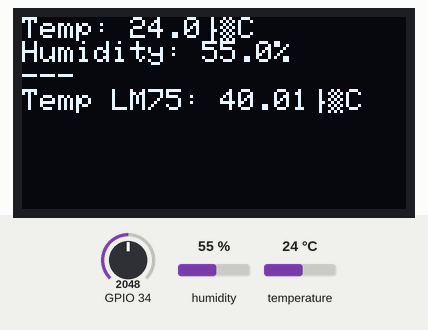
Simulated run of this sketch. Board: ESP32. Parts: 128×64 one-colour display. The test bench sets the inputs (shaded band); at power-on: humidity 55 %, GPIO 34 = 2048, temperature 24 °C. WiFi joins after 1.5 s; servers stay silent unless stated; the local clock reads 2024-03-15 10:24:30 at power-on unless the sketch sets it; what the sketch prints to the serial monitor is not drawn.

Above: at 2.7 s.
2.8 s: humidity set to 22 %
At 4.4 s:
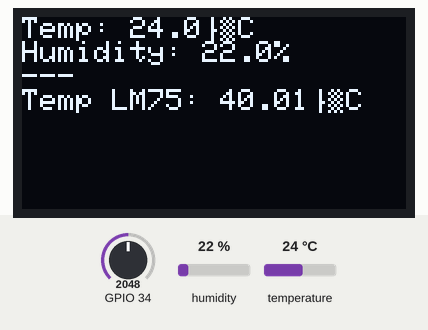
5.5 s: GPIO 34 set to 2866
At 7.1 s:
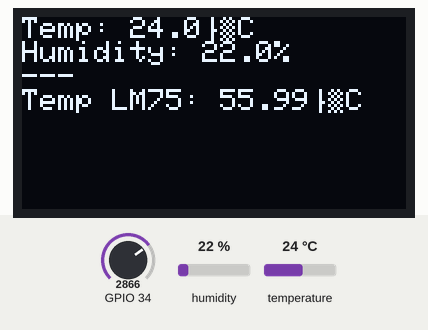
7.5 s: temperature set to 12 °C
At 8.6 s:
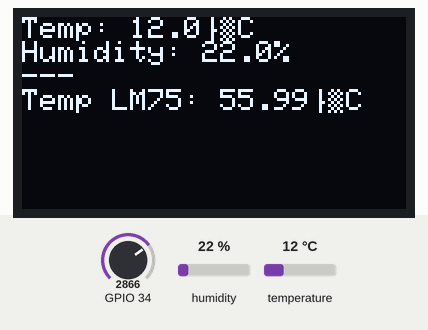
9.5 s: GPIO 34 set to 3603
At 11.2 s:
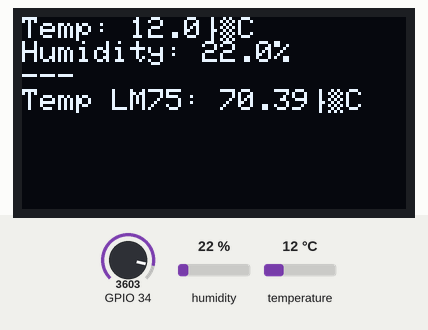
11.5 s: humidity set to 40 %
At 12.8 s:
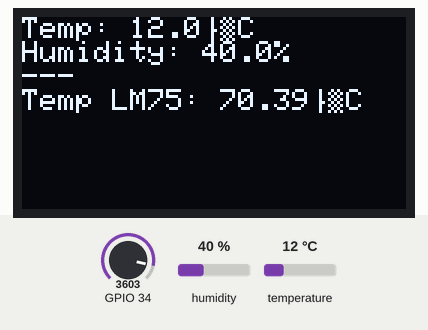
13.5 s: GPIO 34 set to 4095
At 14.4 s:
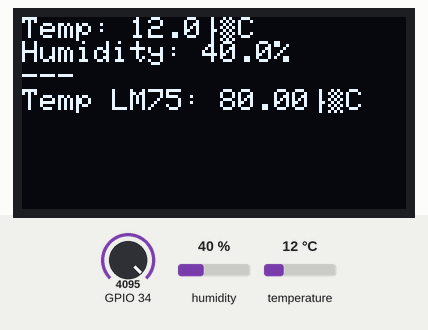
Timing chart, 0 to 16.5 s (numbered marks = the images above; inputs shaded):
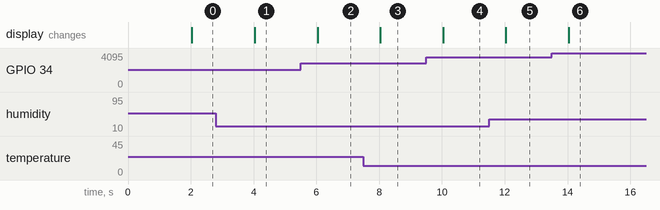

Measured:
- after the input at 2.8 s, the display: changes after 1.2 s (image 1)
- after the input at 5.5 s, the display: changes after 0.54 s (image 2)
- after the input at 7.5 s, the display: changes after 0.54 s (image 3)
- after the input at 9.5 s, the display: changes after 0.54 s (image 4)
- after the input at 11.5 s, the display: changes after 0.54 s (image 5)
- after the input at 13.5 s, the display: changes after 0.54 s (image 6)

The sketch:

ex_1_1.ino
```cpp
#include "DHTesp.h"
#include <Wire.h>
#include <Adafruit_GFX.h>
#include <Adafruit_SSD1306.h>
#include <WiFi.h>
#include <WebServer.h>
#include <time.h>

#define SCREEN_WIDTH 128
#define SCREEN_HEIGHT 64
#define OLED_ADDR 0x3c
#define report_period 2000

// ====== CONFIGURACIÓN WiFi ======
const char* ssid = "VL25";
const char* password = "12345678";

// ==============================
// CONFIG NTP (para timestamp)
// ==============================
const char* ntpServer = "pool.ntp.org";
const long gmtOffset_sec = -18000;
const int daylightOffset_sec = 0;
String lastUpdateTimestamp = "Never";

float temp;

const int DHT_PIN = 15;

DHTesp dhtSensor;

int last_report = millis();

Adafruit_SSD1306 display(SCREEN_WIDTH, SCREEN_HEIGHT, &Wire, -1);

// ====== SERVIDOR ======
WebServer server(80);

// ====== HTML PRINCIPAL (se envía al cliente) ======
const char MAIN_page[] PROGMEM = R"rawliteral(
<!DOCTYPE html>
<html>
<head>
  <meta charset="UTF-8">
  <title>ESP32 Monitor Ambiental</title>
  <style>
    body { font-family: Arial; text-align: center; margin-top: 40px; }
    .card { background: #eee; padding: 20px; width: 300px; margin: auto; border-radius: 10px; }
    h2 { margin-bottom: 10px; }
    .value { font-size: 2em; }
  </style>
</head>
<body>
  <div class="card">
    <h2>Monitor Ambiental</h2>
    <p><strong>Temperatura:</strong> <span id="temp" class="value">--</span> °C</p>
    <p><strong>Humedad:</strong> <span id="hum" class="value">--</span> %</p>
    <p><strong>Última actualización:</strong> <span id="ts">--</span></p>

  </div>

  <script>
    function fetchData() {
      fetch('/data')
        .then(response => response.json())
        .then(data => {
          document.getElementById('temp').textContent = data.temperature;
          document.getElementById('hum').textContent = data.humidity;
          document.getElementById('ts').textContent = data.timestamp;
        });
    }


    setInterval(fetchData, 2000);  // refresco cada 2 segundos
    fetchData();
  </script>
</body>
</html>
)rawliteral";

// ===========================================================
// HANDLERS
// ===========================================================

void handleRoot() {
  server.send_P(200, "text/html", MAIN_page);
}

void handleData() {
  TempAndHumidity data = dhtSensor.getTempAndHumidity();

  // Just for testing without sensor
  // data.temperature = 1.0;
  // data.humidity = 0.0;

  // ========== OBTENER TIMESTAMP NTP ==========
  struct tm timeinfo;
  if (getLocalTime(&timeinfo)) {
    char buffer[30];
    strftime(buffer, sizeof(buffer), "%Y-%m-%d %H:%M:%S", &timeinfo);
    lastUpdateTimestamp = String(buffer);
  } else {
    lastUpdateTimestamp = "NTP error";
  }
  // ===============================================

  // Crear JSON
  String json = "{";
  json += "\"temperature\":" + String(data.temperature, 1) + ",";
  json += "\"humidity\":" + String(data.humidity, 1) + ",";
  //json += "\"humidity\":\"" + String(data.humidity, 1) + "\"";
  json += "\"timestamp\":\"" + lastUpdateTimestamp + "\"";
  json += "}";

  server.send(200, "application/json", json);
}


void setup() {
  Wire.begin(21, 22);
  Serial.begin(115200);
  dhtSensor.setup(DHT_PIN, DHTesp::DHT11);

  display.begin(SSD1306_SWITCHCAPVCC, OLED_ADDR);
  display.clearDisplay();

  display.setTextSize(1);
  display.setTextColor(SSD1306_WHITE);

  WiFi.begin(ssid, password);
  Serial.print("Conectando a WiFi...");
  while (WiFi.status() != WL_CONNECTED) {
    delay(500);
    Serial.print(".");
  }
  Serial.println("\nConectado!");
  Serial.println(WiFi.localIP()); // Dirección del servidor

  // ============ INICIAR NTP PARA TIMESTAMP ============
  configTime(gmtOffset_sec, daylightOffset_sec, ntpServer);
  // ========================================================

  server.on("/", handleRoot);
  server.on("/data", handleData);

  server.begin();
  Serial.println("Servidor iniciado en el puerto 80");


}

void loop() {
  if(millis() - last_report >= report_period)
  {
    display.clearDisplay();
    display.setCursor(0, 0);
    last_report = millis();
    TempAndHumidity  data = dhtSensor.getTempAndHumidity();
    float val = analogRead(34)*80.0/4095.0;
    temp = analogRead(34)*80.0/4095.0;

    Serial.println("Temp: " + String(data.temperature, 1) + "°C");
    display.println("Temp: " + String(data.temperature, 1) + "°C");
    Serial.println("Humidity: " + String(data.humidity, 1) + "%");
    display.println("Humidity: " + String(data.humidity, 1) + "%");
    Serial.println("---");
    display.println("---");
    Serial.println("Temp LM75: " + String(val, 2) + "°C");
    display.println("Temp LM75: " + String(val, 2) + "°C");
    display.display();
  }
  server.handleClient();
}
```
